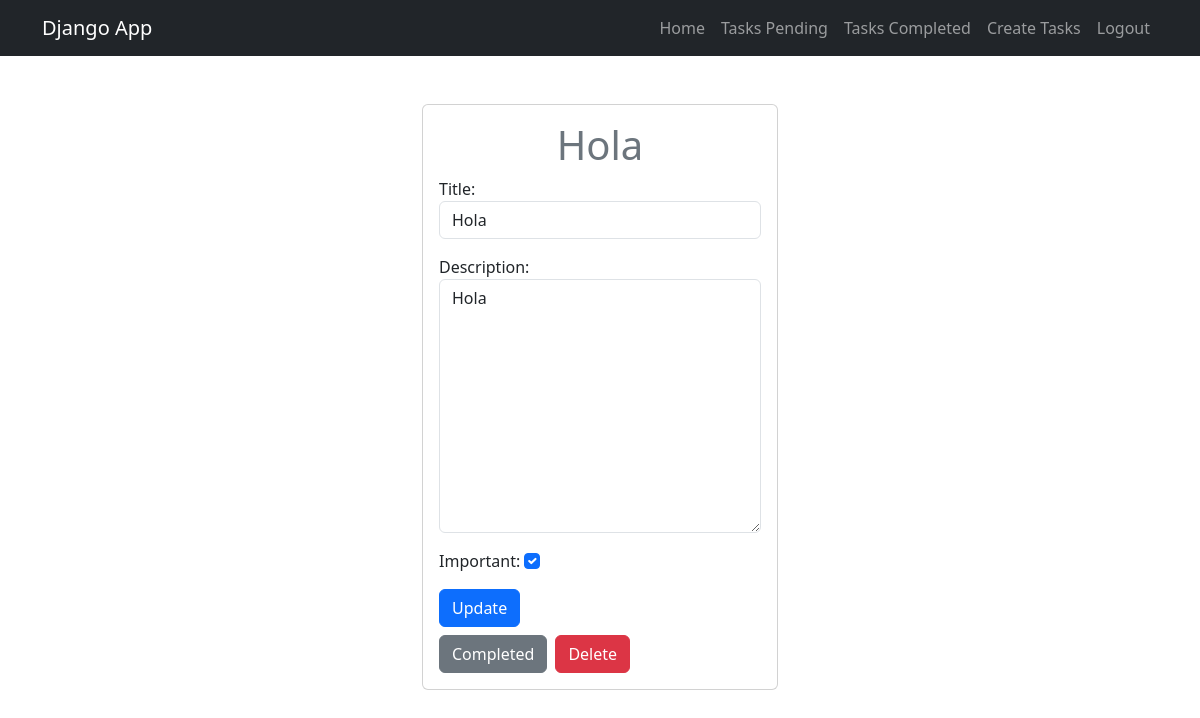
/tasks/detail/4/ (signed in), run on the app's committed database.
### tasks/models.py (models this page shows, shortened)
class Task(models.Model):
    title = models.CharField(max_length=100)
    description = models.TextField(blank=True)
    created = models.DateTimeField(auto_now_add=True)
    datecompleted = models.DateTimeField(null=True, blank=True)
    important = models.BooleanField(default=False)
    user = models.ForeignKey(User, on_delete=models.CASCADE)

### tasks/views.py (the view, shortened to what this page needs)
# urls.py: path('tasks/detail/<int:task_id>/', views.task_detail, name='task_detail'),
@login_required
def task_detail(request, task_id):
    if request.method == 'GET':
        task = get_object_or_404(Task, pk=task_id, user=request.user)
        form = TaskForm(instance=task)
        return render(request, 'task_detail.html', {'task': task, 'form': form})

### tasks/forms.py
class TaskForm(forms.ModelForm):
    class Meta:
        model = Task
        fields = ['title', 'description', 'important']
        widgets = {
            'title': forms.TextInput(attrs={'class': 'form-control', 'placeholder': 'Write title'}),
            'description': forms.Textarea(attrs={'class': 'form-control', 'placeholder': 'Write description'}),
            'important': forms.CheckboxInput(attrs={'class': 'form-check-input'}),
        }

### tasks/templates/task_detail.html (shortened to what this page needs)
{% extends 'base.html' %}
{% block content %}
<main class="container">
    <div class="row">
        <div class="col-md-4 offset-md-4">
            <div class="card card-body mt-5">
                <h1 class="text-secondary text-center">{{task.title}}</h1>
                <form method="POST">
                    {{form.as_p}}
                    <button class="btn btn-primary">
                        Update
                    </button>
                </form>
                <div class="mt-2 d-flex">
                    <form action="{% url 'complete_task' task.id %}" method="POST">
                        <button class="btn btn-secondary">
                            Completed
                        </button>
                    </form>
                    <form action="{% url 'delete_task' task.id %}" method="POST">
                        <button class="btn btn-danger ms-2">
                            Delete
                        </button>
                    </form>
                </div>
            </div>
        </div>
    </div>
</main>
{% endblock %}

### data on the page
Task: title "Hola", description "Hola", important "☑"
